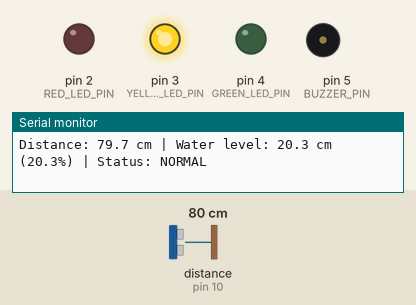
A sketch run on a simulated Arduino Uno, built with avr-gcc and run on an emulated ATmega328P. Parts: output pins drawn as LEDs (lit = HIGH), buzzer (waves = sounding, pin HIGH), the last lines printed to the serial monitor. Wiring (inferred from the names in the program): ultrasonic range finder: trigger pin 9; echo pin 10. The inputs (shaded band) are chosen by the test bench; at power-on: distance to the obstacle (sensor on pin 10) 80 cm. The echo pulse lasts 58.3 µs per cm; pins used as bus, display or sensor lines are not drawn.

Above: at 1.8 s.
1.9 s: distance to the obstacle (sensor on pin 10) set to 17 cm
3.4 s: distance to the obstacle (sensor on pin 10) set to 13 cm
At 5.1 s:
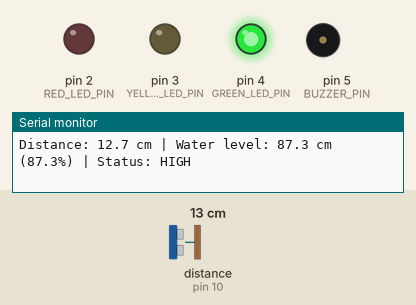
5.5 s: distance to the obstacle (sensor on pin 10) set to 4 cm
7.2 s: distance to the obstacle (sensor on pin 10) set to 2 cm
At 8.5 s:
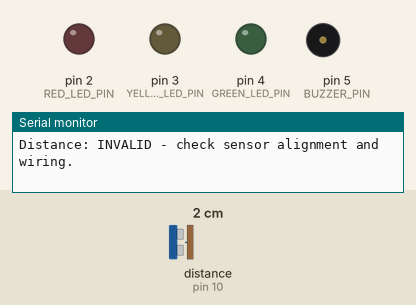
9.5 s: distance to the obstacle (sensor on pin 10) set to 88 cm
At 11.2 s:
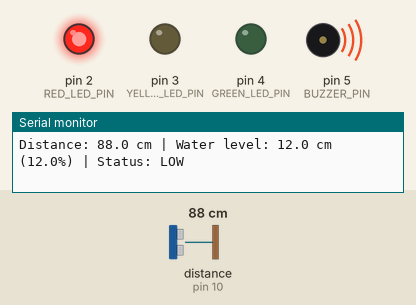
11.5 s: distance to the obstacle (sensor on pin 10) set to 83 cm
13.2 s: distance to the obstacle (sensor on pin 10) set to 74 cm
At 15.5 s:
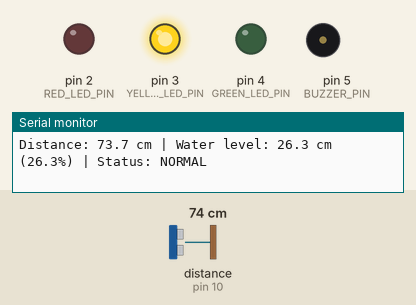
Timing chart, 0 to 16.5 s (numbered marks = the images above; inputs shaded):
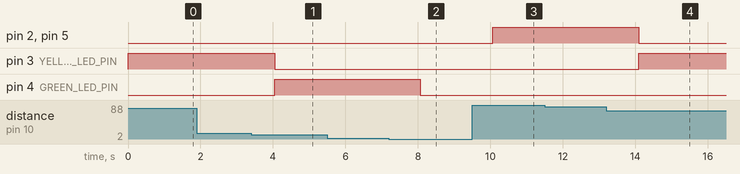

Measured:
- the behaviour switches between 16 and 15 cm on distance to the obstacle (sensor on pin 10) (found by bisection; images 0 and 1)
- the behaviour switches between 3 and 2 cm on distance to the obstacle (sensor on pin 10) (found by bisection; images 1 and 2)
- the behaviour switches between 80 and 79 cm on distance to the obstacle (sensor on pin 10) (found by bisection; images 3 and 4)
- after the input at 3.4 s, pin 3 (YELLOW_LED_PIN): HIGH → LOW after 0.65 s; pin 4 (GREEN_LED_PIN): LOW → HIGH after 0.65 s
- after the input at 7.2 s, pin 4 (GREEN_LED_PIN): HIGH → LOW after 0.86 s
- after the input at 9.5 s, pin 2 (RED_LED_PIN), pin 5 (BUZZER_PIN): LOW → HIGH after 0.57 s
- after the input at 13.2 s, pin 2 (RED_LED_PIN), pin 5 (BUZZER_PIN): HIGH → LOW after 0.89 s; pin 3 (YELLOW_LED_PIN): LOW → HIGH after 0.89 s

The sketch:

water_monitoring.ino
```cpp
// Smart Water Monitoring System
// Board: Arduino Uno
// Sensor: HC-SR04 ultrasonic distance sensor

const byte TRIG_PIN = 9;
const byte ECHO_PIN = 10;
const byte RED_LED_PIN = 2;
const byte YELLOW_LED_PIN = 3;
const byte GREEN_LED_PIN = 4;
const byte BUZZER_PIN = 5;

// Set these values to match your tank. All distances are in centimetres.
const float TANK_WATER_DEPTH_CM = 100.0;       // Usable inside depth of the tank
const float SENSOR_TO_BOTTOM_CM = 100.0;       // Sensor face to tank bottom/reference
const float LOW_LEVEL_THRESHOLD_PERCENT = 20.0;
const float HIGH_LEVEL_THRESHOLD_PERCENT = 85.0;

const unsigned long ECHO_TIMEOUT_US = 30000UL;
const unsigned long MEASUREMENT_INTERVAL_MS = 1000UL;
const float SOUND_SPEED_CM_PER_US = 0.0343;
const float MIN_VALID_DISTANCE_CM = 2.0;
const float MAX_VALID_DISTANCE_CM = 400.0;
const float BOTTOM_TOLERANCE_CM = 5.0;

enum WaterLevelStatus {
  STATUS_LOW,
  STATUS_NORMAL,
  STATUS_HIGH
};

void setIndicators(bool redOn, bool yellowOn, bool greenOn, bool buzzerOn) {
  digitalWrite(RED_LED_PIN, redOn ? HIGH : LOW);
  digitalWrite(YELLOW_LED_PIN, yellowOn ? HIGH : LOW);
  digitalWrite(GREEN_LED_PIN, greenOn ? HIGH : LOW);
  digitalWrite(BUZZER_PIN, buzzerOn ? HIGH : LOW);
}

bool configurationIsValid() {
  return TANK_WATER_DEPTH_CM > 0.0 &&
         SENSOR_TO_BOTTOM_CM >= TANK_WATER_DEPTH_CM &&
         LOW_LEVEL_THRESHOLD_PERCENT >= 0.0 &&
         HIGH_LEVEL_THRESHOLD_PERCENT <= 100.0 &&
         LOW_LEVEL_THRESHOLD_PERCENT < HIGH_LEVEL_THRESHOLD_PERCENT;
}

float measureDistanceCm() {
  digitalWrite(TRIG_PIN, LOW);
  delayMicroseconds(2);
  digitalWrite(TRIG_PIN, HIGH);
  delayMicroseconds(10);
  digitalWrite(TRIG_PIN, LOW);

  const unsigned long echoDurationUs = pulseIn(ECHO_PIN, HIGH, ECHO_TIMEOUT_US);
  if (echoDurationUs == 0UL) {
    return -1.0;  // No echo arrived before the timeout.
  }

  return (echoDurationUs * SOUND_SPEED_CM_PER_US) / 2.0;
}

bool distanceIsValid(float distanceCm) {
  return distanceCm >= MIN_VALID_DISTANCE_CM &&
         distanceCm <= MAX_VALID_DISTANCE_CM &&
         distanceCm <= SENSOR_TO_BOTTOM_CM + BOTTOM_TOLERANCE_CM;
}

WaterLevelStatus classifyLevel(float percentage) {
  if (percentage <= LOW_LEVEL_THRESHOLD_PERCENT) {
    return STATUS_LOW;
  } else if (percentage >= HIGH_LEVEL_THRESHOLD_PERCENT) {
    return STATUS_HIGH;
  } else {
    return STATUS_NORMAL;
  }
}

void printStatus(WaterLevelStatus status) {
  if (status == STATUS_LOW) {
    Serial.print(F("LOW"));
  } else if (status == STATUS_HIGH) {
    Serial.print(F("HIGH"));
  } else {
    Serial.print(F("NORMAL"));
  }
}

void setup() {
  pinMode(TRIG_PIN, OUTPUT);
  pinMode(ECHO_PIN, INPUT);
  pinMode(RED_LED_PIN, OUTPUT);
  pinMode(YELLOW_LED_PIN, OUTPUT);
  pinMode(GREEN_LED_PIN, OUTPUT);
  pinMode(BUZZER_PIN, OUTPUT);
  setIndicators(false, false, false, false);

  Serial.begin(9600);
  Serial.println(F("Smart Water Monitoring System"));

  if (!configurationIsValid()) {
    Serial.println(F("Configuration error: check tank dimensions and thresholds."));
    while (true) {
      setIndicators(false, false, false, false);
      delay(1000);
    }
  }
}

void loop() {
  const float distanceCm = measureDistanceCm();

  if (!distanceIsValid(distanceCm)) {
    setIndicators(false, false, false, false);
    Serial.println(F("Distance: INVALID - check sensor alignment and wiring."));
    delay(MEASUREMENT_INTERVAL_MS);
    return;
  }

  float waterLevelCm = SENSOR_TO_BOTTOM_CM - distanceCm;
  waterLevelCm = constrain(waterLevelCm, 0.0, TANK_WATER_DEPTH_CM);
  const float waterLevelPercent =
      (waterLevelCm / TANK_WATER_DEPTH_CM) * 100.0;
  const WaterLevelStatus status = classifyLevel(waterLevelPercent);

  if (status == STATUS_LOW) {
    setIndicators(true, false, false, true);
  } else if (status == STATUS_HIGH) {
    setIndicators(false, false, true, false);
  } else {
    setIndicators(false, true, false, false);
  }

  Serial.print(F("Distance: "));
  Serial.print(distanceCm, 1);
  Serial.print(F(" cm | Water level: "));
  Serial.print(waterLevelCm, 1);
  Serial.print(F(" cm ("));
  Serial.print(waterLevelPercent, 1);
  Serial.print(F("%) | Status: "));
  printStatus(status);
  Serial.println();

  delay(MEASUREMENT_INTERVAL_MS);
}
```
